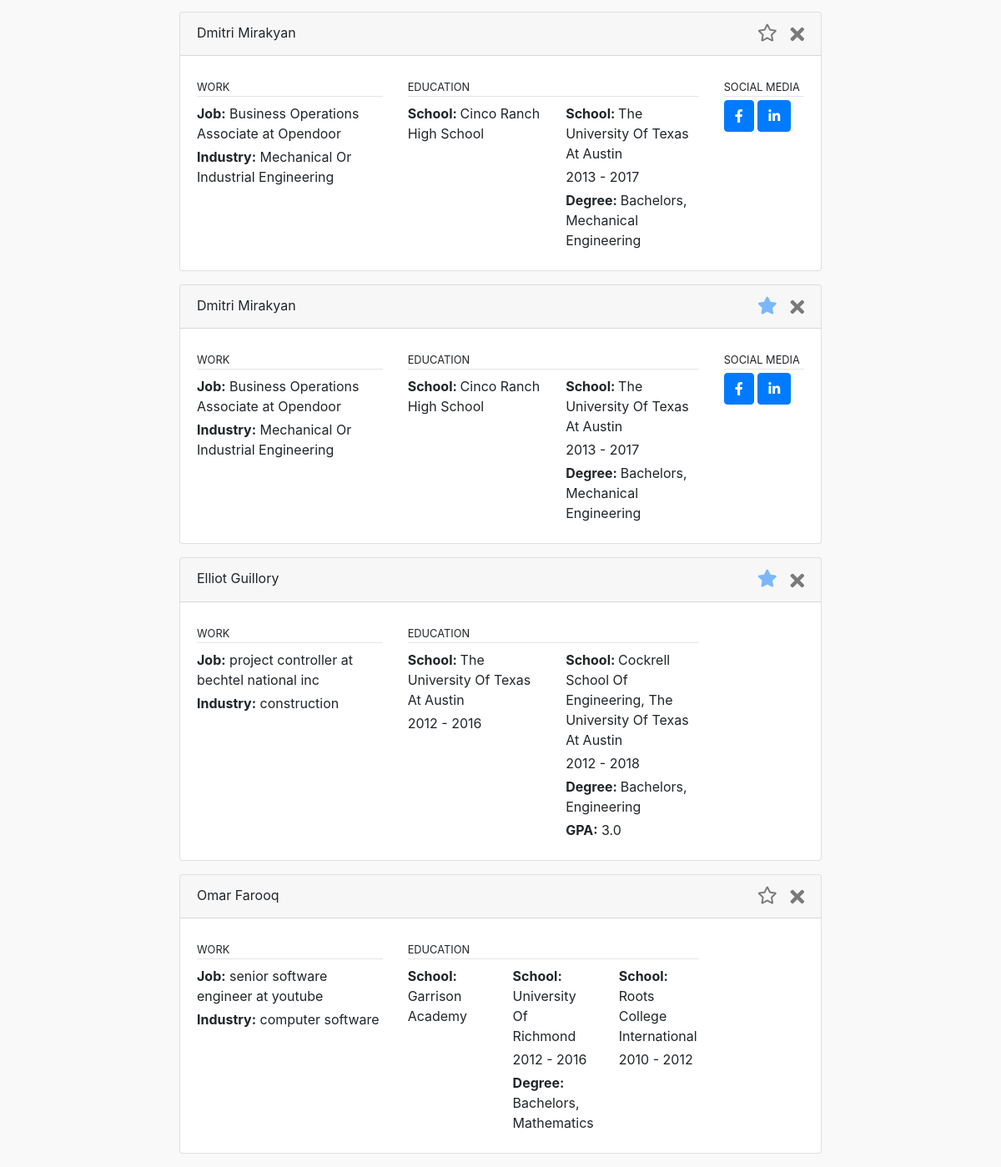
The page /jurorsearch/history.html (signed in, lower part) on the database as committed earlier.
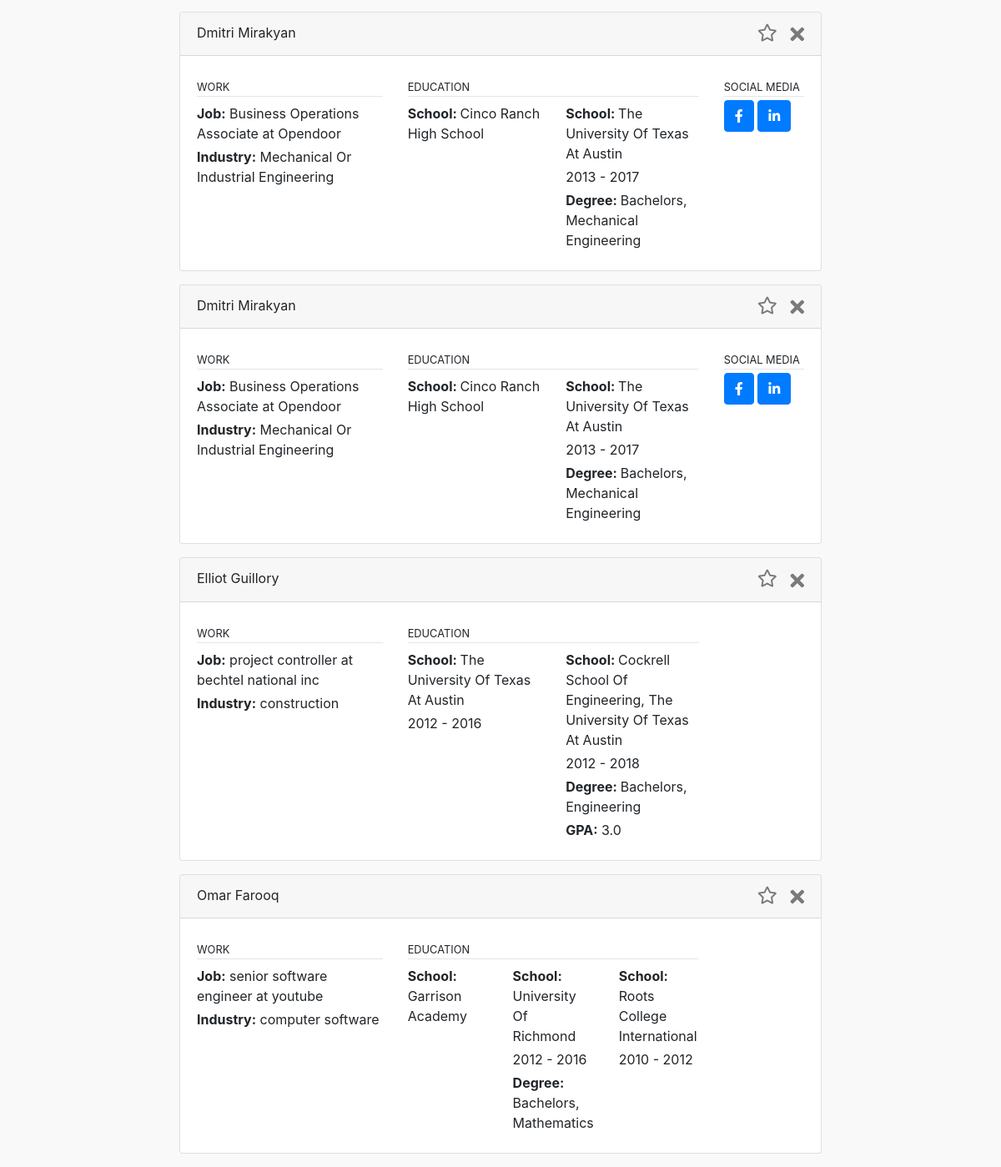
The same page on the database as committed later.
### jurorsearch/models.py (models this page shows, shortened)
class Human(models.Model):
    search_id = models.OneToOneField(Query,to_field='search_id',primary_key=True, on_delete=models.CASCADE)
    author = models.ForeignKey(User, on_delete=models.CASCADE, null=True)
    result = models.CharField(max_length=10000,null=True)
    result_clean = models.CharField(max_length=10000,null=True)
    result_clean_json = models.JSONField(null=True)
    response_status = models.CharField(max_length=10000,null=True)
    hidden = models.BooleanField(default=False)
    starred = models.BooleanField(default=False)
    created_at = models.DateTimeField(null=True)

class Query(models.Model):
    search_id = models.AutoField(primary_key=True)
    first_name = models.CharField(max_length=128, null=True)
    middle_name = models.CharField(max_length=128, null=True)
    last_name = models.CharField(max_length=128, null=True)
    address = models.CharField(max_length=128, null=True)
    city = models.CharField(max_length=128, null=True)
    state = models.CharField(max_length=128, null=True)
    zip_code = models.CharField(max_length=128, null=True)
    email = models.CharField(max_length=128, null=True)
    phone = models.CharField(max_length=128, null=True)
    birth_date = models.CharField(max_length=128, null=True)
    created_at = models.DateTimeField(null=True)
    author = models.ForeignKey(User, on_delete=models.CASCADE, null=True)
    def __str__(self):
        return str(self.search_id)

### jurorsearch/views.py (the view)
# urls.py: path('history.html', views.history, name='history'),
@login_required
def history(request):
    if request.user.is_authenticated:
        user=request.user
        searches=Human.objects.filter(author=user.id).filter(response_status=200,hidden=False).order_by('-created_at')
        return render(request,'jurorsearch/history.html',{'searches':searches})
    else:
        return redirect(reverse('auth_login'))

### templates/jurorsearch/history.html (shortened to what this page needs)
{% extends 'jurorsearch/base.html' %}
{% block body_block %}
  <div class="container-fluid">
    <div class="row">
      <div class="col-lg-12 text-center">
        {% if searches %}
        <div class="row">
            <div class="col-1"></div>
            <div class="col-1">
            </div>
            <div class="col-8">
                {% for search in searches %}
                    {% if search.starred == False %}
                    <div class="card mb-3 " id="modal-{{search.search_id}}">
                    {% endif %}
                    {% if search.starred == True %}
                    <div class="card mb-3 star" id="modal-{{search.search_id}}">
                    {% endif %}
                        <div class="card-header">
                                <p class="text-left mb-0 pb-0" style="text-align: center;">
                                    {{ search.result_clean_json.person_full_name }}
                                <button type="button" class="btn close pull-right" style="margin-top: .09em;" aria-labels="close" onclick="hideModal('modal-' + {{search.search_id}}, {{search.search_id}})">
                                    <span class="btn-label">
                                        <i class="fas fa-times"></i>
                                    </span>
                                </button>
                                <button type="button" role="button" data-toggle="collapse" href="#collapseExample"
                                class="btn close pull-right mx-3" aria-labels="close" onclick="favoriteModal('favorite-' + {{search.search_id}}, 'modal-' + {{search.search_id}}, {{search.search_id}})" >
                                    <span class="btn-label">
                                        {% if search.starred == False %}
                                        <i id="favorite-{{search.search_id}}" class="far fa-star fa-sm" ></i>
                                        {% endif %}
                                        {% if search.starred == True %}
                                        <i id="favorite-{{search.search_id}}" class="fas fa-star fa-sm text-primary" ></i>
                                        {% endif %}
                                    </span>
                                </button>
                                </p>
                        </div>
                        <div class="card-body" id="#test-id">
                            <div class="row">
                                {% if search.result_clean_json.job_any == 1 %}
                                <div class="col-4">
                                    <p class="text-left font-weight-light text-uppercase mb-0 mt-1"><small>work</small></p>
                                    <hr class="mt-0 mb-2"/>
                                    <p class="mt-1 mb-1 text-left">
                                    <b>Job:</b>
                                    {% if search.result_clean_json.job_title %}
                                        {{ search.result_clean_json.job_title }}
                                    {% endif %}
                                    {% if search.result_clean_json.job_company_name %}
                                        at {{ search.result_clean_json.job_company_name }}
                                    {% endif %}
                                    {% endif %}
                                    </p>
                                    {% if search.result_clean_json.industry %}
                                    <p class="mt-1 mb-1 text-left">
                                    <b>Industry:</b> {{ search.result_clean_json.industry }}
                                    </p>
                                </div>
                                {% endif %}
                                {% if search.result_clean_json.school_name_1 %}
                                    <div class="col-6">
                                        <p class="text-left font-weight-light text-uppercase mb-0 mt-1"><small>education</small></p>
                                        <hr class="mt-0 mb-1"/>
                                            <div class="row">
                                                {% if search.result_clean_json.school_name_1 %}
                                                    <div class="col">
                                                            {% if search.result_clean_json.school_name_1 %}
                                                            <p class="mt-1 mb-1 text-left"><b>School: </b>{{ search.result_clean_json.school_name_1 }}</a></p>
                                                            {% endif %}
                                                            {% if search.result_clean_json.school_start1 %}
                                                            <p class="mt-1 mb-1 text-left"> {{ search.result_clean_json.school_start1 }} - {{ search.result_clean_json.school_stop1 }}</p>
                                                            {% endif %}
                                                    </div>
                                                {% endif %}
                                                {% if search.result_clean_json.school_name_2 %}
                                                    <div class="col">
                                                            {% if search.result_clean_json.school_name_2 %}
                                                            <p class="mt-1 mb-1 text-left"><b>School: </b>{{ search.result_clean_json.school_name_2 }}</a></p>
                                                            {% endif %}
                                                            {% if search.result_clean_json.school_start2 %}
                                                            <p class="mt-1 mb-1 text-left"> {{ search.result_clean_json.school_start2 }} - {{ search.result_clean_json.school_stop2 }}</p>
                                                            {% endif %}
                                                            {% if search.result_clean_json.school_degree2 %}
                                                            <p class="mt-1 mb-1 text-left"><b>Degree: </b> {{ search.result_clean_json.school_degree2 }}, {{ search.result_clean_json.school_major2 }}</p>
                                                            {% endif %}
                                                            {% if search.result_clean_json.school_gpa_2 %}
                                                            <p class="mt-1 mb-1 text-left"><b>GPA:</b> {{ search.result_clean_json.school_gpa_2}}</p>
                                                            {% endif %}
                                                    </div>
                                                {% endif %}
                                                {% if search.result_clean_json.school_name_3 %}
                                                    <div class="col">
                                                            {% if search.result_clean_json.school_name_3 %}
                                                            <p class="mt-1 mb-1 text-left"><b>School: </b>{{ search.result_clean_json.school_name_3 }}</a></p>
                                                            {% endif %}
                                                            {% if search.result_clean_json.school_start3 %}
                                                            <p class="mt-1 mb-1 text-left"> {{ search.result_clean_json.school_start3 }} - {{ search.result_clean_json.school_stop3 }}</p>
                                                            {% endif %}
                                                    </div>
                                                {% endif %}
                                            </div>
                                    </div>
                                {% endif %}
                                {% if search.result_clean_json.social_media_counter > 0 %}
                                <div class="col-2">
                                    <p class="text-left font-weight-light text-uppercase mb-0 mt-1"><small>social media</small></p>
                                    <hr class="mt-0 mb-1"/>
                                    <div class="text-left">
                                        {% if search.result_clean_json.facebook_url %}
                                        <a class="btn btn-primary" href="https://www.{{ search.result_clean_json.facebook_url }}" role="button"><i class="fab fa-facebook-f"></i></a>
                                        {% endif %}
                                        {% if search.result_clean_json.linkedin_url %}
                                        <a class="btn btn-primary" href="https://www.{{ search.result_clean_json.linkedin_url }}" role="button"><i class="fab fa-linkedin-in"></i></a>
                                        {% endif %}
                                    </div>
                                </div>
                                {% endif %}
                            </div>
                        </div>
                    </div>
                    {% endfor %}
                </div>
            </div>
        {% endif %}
      </div>
    </div>
  </div>
{% endblock %}

### templates/jurorsearch/base.html (shortened to what this page needs)
<!DOCTYPE html>
{% load static %}
<html lang="en">
<head>
  <link rel="stylesheet" href="{% static "css/bootstrap.css" %}" />
  <link rel="stylesheet" href="https://use.fontawesome.com/releases/v5.11.2/css/all.css">
  <link rel="stylesheet" href="{% static "css/style.css" %}" />
</head>
<body>
{% block body_block %}
{% endblock %}
</body>
</html>

### static/css/style.css (style rules this page uses)
body { background-color: #f9f9f9; }

Rows that differ between the two databases and show on the page:
changed Human (number 2 of 4 on the later page): starred True → False (drawn)
changed Human "Elliot Guillory": starred True → False (drawn)
